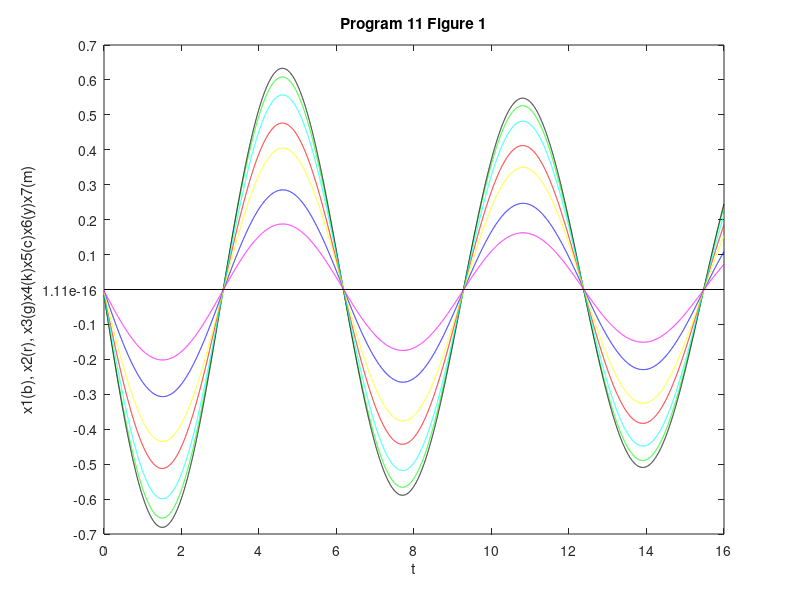
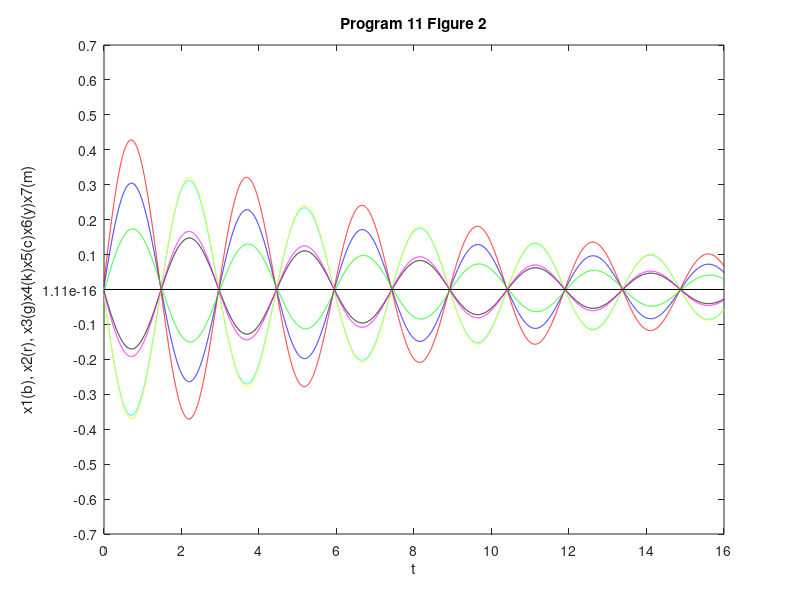
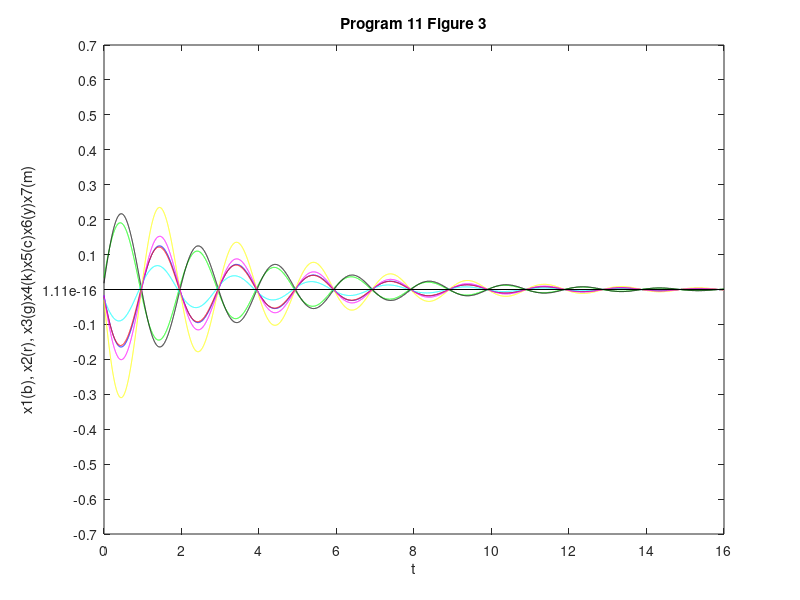
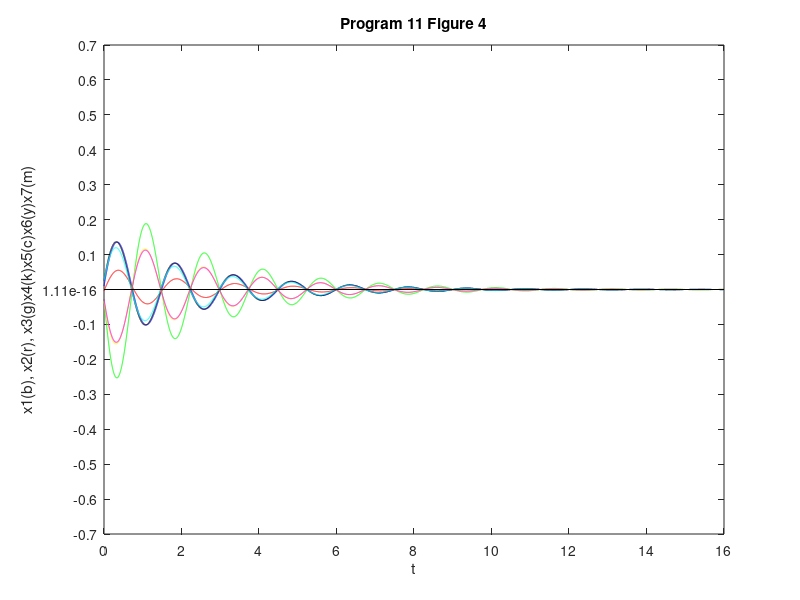

MATLAB code to generate these figures, in order:
% Bibhushita Baral
% CSC 2262
% Spring 2023
% Program 11
format compact
clear, clc
m1 = .4;
m2 = .9;
m3 = .7;
m4 = .8;
m5 = .6;
m6 = .5;
m7 = .3;
k1 = 3.9;
k2 = 5.2;
k3 = 4.2;
k4 = 4.7;
k5 = 5.3;
k6 = 4.9;
k7 = 4.4;
k8 = 5.4;
c1 = .16;
c2 = .36;
c3 = .28;
c4 = .14;
c5 = .32;
c6 = .24;
c7 = .12;
c8 = .20;
A11=[0 0 0 0 0 0 0
     0 0 0 0 0 0 0
     0 0 0 0 0 0 0
     0 0 0 0 0 0 0
     0 0 0 0 0 0 0
     0 0 0 0 0 0 0
     0 0 0 0 0 0 0];  
A12=[1 0 0 0 0 0 0
     0 1 0 0 0 0 0
     0 0 1 0 0 0 0
     0 0 0 1 0 0 0
     0 0 0 0 1 0 0
     0 0 0 0 0 1 0
     0 0 0 0 0 0 1];
A21 = [ -(k1+k2)/m1             k2/m1                     0                  0            0           0             0
              k2/m2       -(k2+k3)/m2                 k3/m2                  0            0           0             0
                  0             k3/m3           -(k3+k4)/m3              k4/m3            0           0             0
                  0                 0                 k4/m4       -(k4+k5)/m4        k5/m4           0             0
                  0                 0                     0              k5/m5  -(k5+k6)/m5       k6/m5             0   
                  0                 0                     0                  0        k6/m6 -(k6+k7)/m6         k7/m6
                  0                 0                     0                  0            0       k7/m7   -(k7+k8)/m7];
A22 = [-(c1+c2)/m1                 c2/m1                0             0                  0                0                   0
             c2/m2           -(c2+c3)/m2            c3/m2             0                  0                0                   0
                 0           c3/m3     -(c3+c4)/m3             c4/m3                0                0                   0
                 0                     0            c4/m4   -(c4+c5)/m4              c5/m4                0                   0
                 0                     0                0         c5/m5        -(c5+c6)/m5            c6/m5                   0
                 0                     0                0             0              c6/m6      -(c6+c7)/m6               c7/m6
                 0                     0                0             0                  0            c7/m7         -(c7+c8)/m7];
     
A=[A11 A12 
    A21 A22 ];
      
      
[eigvec  eigval] = eig(A);
t = 0 : .001 : 16;
lineX = [0, 16];
lineY = [0, 0];
titles(1,:) = 'Program 11 Figure 1';
titles(2,:) = 'Program 11 Figure 2';
titles(3,:) = 'Program 11 Figure 3';
titles(4,:) = 'Program 11 Figure 4';
titles(5,:) = 'Program 11 Figure 5';
titles(6,:) = 'Program 11 Figure 6';
titles(7,:) = 'Program 11 Figure 7';
n = 0;
for k = 13:-2:1
n = n + 1;
alpha = real( eigval(k,k) );
beta = imag( eigval(k,k) );
gamma = sqrt( alpha^2 + beta^2 );
delta = -alpha/gamma;
w = gamma * sqrt( 1 - delta^2 );
a1 = real( eigvec(1,k) );
b1 = imag( eigvec(1,k) );
a2 = real( eigvec(2,k) );
b2 = imag( eigvec(2,k) );
a3 = real( eigvec(3,k) );
b3 = imag( eigvec(3,k) );
a4 = real( eigvec(4,k) );
b4 = imag( eigvec(4,k) );
a5 = real( eigvec(5,k) );
b5 = imag( eigvec(5,k) );
a6 = real( eigvec(6,k) );
b6 = imag( eigvec(6,k) );
a7 = real( eigvec(7,k) );
b7 = imag( eigvec(7,k) ); 
x1 = 2 * exp(alpha*t) .* ( a1*cos(w*t) + b1*sin(w*t) );
x2 = 2 * exp(alpha*t) .* ( a2*cos(w*t) + b2*sin(w*t) );
x3 = 2 * exp(alpha*t) .* ( a3*cos(w*t) + b3*sin(w*t) );
x4 = 2 * exp(alpha*t) .* ( a4*cos(w*t) + b4*sin(w*t) );
x5 = 2 * exp(alpha*t) .* ( a5*cos(w*t) + b5*sin(w*t) );
x6 = 2 * exp(alpha*t) .* ( a6*cos(w*t) + b6*sin(w*t) );
x7 = 2 * exp(alpha*t) .* ( a7*cos(w*t) + b7*sin(w*t) );
figure(n); 
plot(t,x1,'b',t,x2,'r',t,x3,'g',t,x4,'k',t,x5,'c',t,x6,'y',t,x7,'m',lineX,lineY,'k');
axis([0 16 -.7 .7]);
set(gca,'xtick', 0 : 2 : 16);
set(gca,'ytick', -.7 : .1 : .7);
xlabel('t');
ylabel('x1(b), x2(r), x3(g)x4(k)x5(c)x6(y)x7(m)');
title(titles(n,:));
end